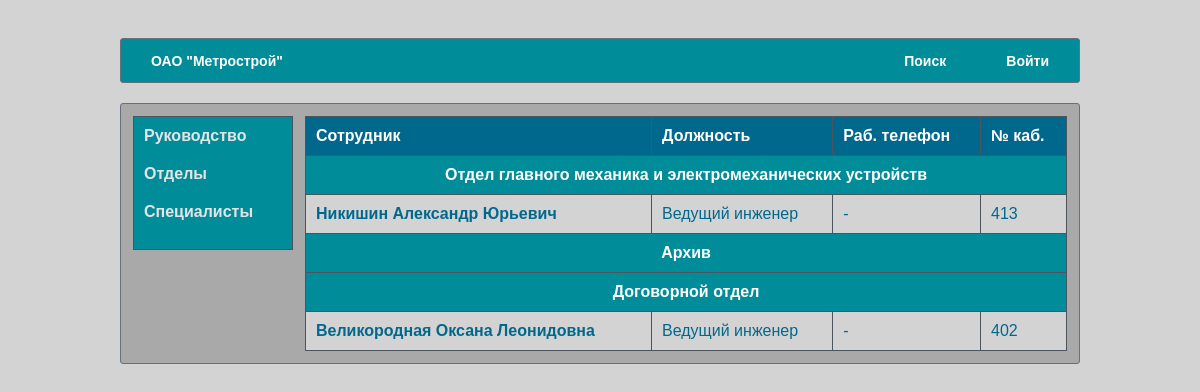
Before: / with the older database file.
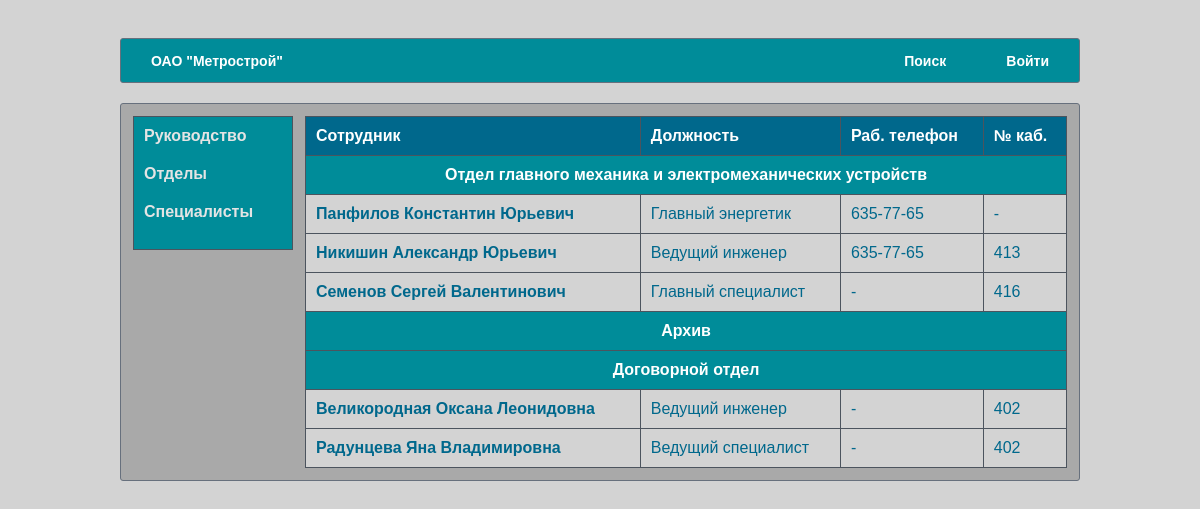
After: the same page with the newer database file.
### catalog/models.py (models this page shows, shortened)
class Department(models.Model):
    name = models.TextField(max_length=150, verbose_name="Наименование отдела/подзразделения")
    short_name = models.CharField(max_length=50, verbose_name="Сокращенное название", null=True, blank=True)
    adress = models.ForeignKey('AdressDepartment', on_delete=models.SET_NULL, verbose_name="Местонахождение", null=True, blank=True)

class Employee(models.Model):
    surname = models.CharField(max_length=30, verbose_name='Фамилия')
    name = models.CharField(max_length=30, verbose_name='Имя')
    patronymic = models.CharField(max_length=30, verbose_name='Отчество', null=True, blank=True)
    position = models.TextField(max_length=50, verbose_name='Должность')
    department = models.ForeignKey('Department', on_delete=models.SET_NULL, verbose_name='Отдел/подзразделение', null=True, blank=True)
    phone_work = models.CharField(max_length=15, verbose_name='Рабочий телефон', null=True, blank=True)
    phone_mob = models.CharField(max_length=30, verbose_name='Мобильный телефон', null=True, blank=True)
    email = models.EmailField(null=True, blank=True)
    office = models.CharField(max_length=10, verbose_name='№ кабинета', null=True, blank=True)
    dob = models.CharField(max_length=20, verbose_name='Дата рождения', null=True, blank=True)

### catalog/views.py (the view)
# urls.py: path('', IndexView.as_view(), name='home'),
class IndexView(View):
    def get(self, request):
        employees = Employee.objects.all()
        departments = Department.objects.all()
        context = {"employees": employees, "departments": departments}
        return render(request, 'catalog/index.html', context)

### templates/catalog/index.html (shortened to what this page needs)
{% extends "catalog/base.html" %}
{% load static %}
{% block content %}
        <table class="bordered">
            <thead>
            <tr>
                <th>Сотрудник</th>
                <th>Должность</th>
                <th>Раб. телефон</th>
                <th>№ каб.</th>
            </tr>
            </thead>
            <tbody>
            {% for department in departments %}
                <tr>
                    <td colspan="4" class="trdep">{{ department.name }}</td>
                </tr>
                {% for employee in employees  %}
                    {% if employee.department == department %}
                        <tr>
                            <td>
                                <b>
                                    {{ employee.surname }}
                                    {{ employee.name }}
                                    {{ employee.patronymic|default_if_none:" " }}
                                </b>
                            </td>
                            <td>{{ employee.position|default_if_none:"-" }}</td>
                            <td>{{ employee.phone_work|default_if_none:"-" }}</td>
                            <td>{{ employee.office|default_if_none:"-" }}</td>
                        </tr>
                    {% endif %}
                {% endfor %}
            {% endfor %}
            </tbody>
        </table>
{% endblock %}

### templates/catalog/base.html (shortened to what this page needs)
﻿{% load static %}
<!DOCTYPE html>
<html>
	<head>
		<link rel="stylesheet" type="text/css" href="{% static 'catalog/style.css' %}">
		<link rel="stylesheet" type="text/css" href="{% static 'catalog/media-queries.css'  %}">
	</head>
	<body>
		<div class="wrapper">
			<div class="header">
				<div class="headerContent">
					<ul class="nav" style="float: left">
						<li><a href="{% url 'home' %}">ОАО "Метрострой"</a></li>
					</ul>
					<ul class="nav">
						<li><a href="#">Поиск</a></li>
                        {% if user.is_authenticated %}
                            <li><a href="{% url 'logout' %}">Выйти</a></li>
                        {% else %}
                            <li><a href="{% url 'login' %}">Войти</a></li>
                        {% endif %}
					</ul>
				</div>
			</div>
			<div class="content">
                <table>
                    <tr>
                        <td class="leftmenu">
                            <div class="leftCol">
                                <ul class="leftNav">
                                    <li><a href="#">Руководство</a></li>
                                    <li><a href="#">Отделы</a></li>
                                    <li><a href="#">Специалисты</a></li>
                                    <br>
                                </ul>
        				    </div>
                        </td>
                        <td width="100%">
                            {% block content %}
                            {% endblock %}
                        </td>
                    </tr>
                </table>
            </div>
		</div>
	</body>
</html>

### catalog/static/catalog/style.css (style rules this page uses)
* { margin: 0; padding: 0; }
html,body { width: 100%; height: 100%; }
body { background: #d3d3d3; font-family: Arial; font-size: 14px; color: white; line-height: 18px; }
.wrapper { width: 80%; padding: 0 10px; margin: 0 auto; min-height: 100%; position: relative; }
.header { padding-top: 20px; margin-bottom: 20px; }
.headerContent { background-color: #008c99; height: 33px; border-radius: 3px; border: 1px solid #67707d; padding-top: 10px; }
ul.nav { margin: 0; padding: 3px 0 0 0; overflow: hidden; float: right; }
ul.nav li { float: left; list-style: none; padding: 0; }
ul.nav li a { font-size: 14px; font-weight: bold; color: white; text-decoration: none; padding: 0 30px; display: block; }
.content { padding: 10px; border-radius: 3px; border: 1px solid #67707d; background-color: darkgray; overflow: hidden; }
ul,ol,dl { margin: 0 0 0 30px; }
table.bordered { border-collapse: collapse; border: 1px solid #292e35; width: 100%; background-color: #d3d3d3; border-radius: 3px; border-spacing: 0; }
table.bordered th, table.bordered td { padding: 10px; vertical-align: top; border: 1px solid #4c545e; }
table.bordered td { color: #00688c; }
.trdep { text-align: center; font-weight: bold; color: white !important; background-color: #008c99; }
table.bordered th { background-color: #00688c; text-align: left; font-weight: bold; color: white; }
.leftmenu { vertical-align: top; font-weight: bold; }
.leftCol { float: left; margin-right: 10px; vertical-align: top; width: 160px; }
ul.leftNav { margin: 0 0 0 0; padding: 0; background-color: #008c99; border: 1px solid #4c545e; }
ul.leftNav li a { color: #e4e4e4; text-decoration: none; padding: 10px 10px 10px 10px; display: block; }
ul.leftNav li { list-style: none; }

Changed rows visible on the page:
changed Department "Отдел главного механика и электромеханических устройств": gains Employee (surname "Панфилов", name "Константин", patronymic "Юрьевич", position "Главный энергетик", phone_work "635-77-65", office "-")
changed Employee "Никишин": phone_work "-" → "635-77-65"
added Employee: surname "Семенов", name "Сергей", patronymic "Валентинович", position "Главный специалист", phone_work "-", office "416", shown under Department "Отдел главного механика и электромеханических устройств"
added Employee: surname "Радунцева", name "Яна", patronymic "Владимировна", position "Ведущий специалист", phone_work "-", office "402", shown under Department "Договорной отдел"
